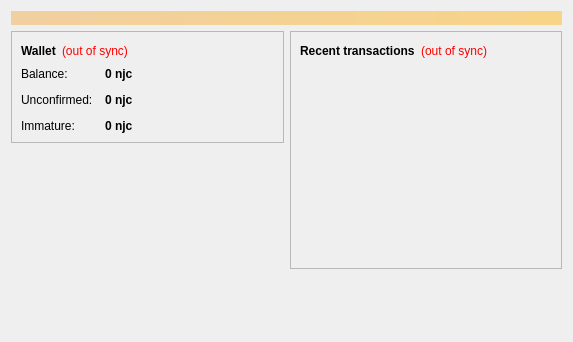
<?xml version="1.0" encoding="UTF-8"?>
<ui version="4.0">
 <class>OverviewPage</class>
 <widget class="QWidget" name="OverviewPage">
  <property name="geometry">
   <rect>
    <x>0</x>
    <y>0</y>
    <width>573</width>
    <height>342</height>
   </rect>
  </property>
  <property name="windowTitle">
   <string>Form</string>
  </property>
  <layout class="QVBoxLayout" name="topLayout">
   <item>
    <widget class="QLabel" name="labelAlerts">
     <property name="visible">
      <bool>false</bool>
     </property>
     <property name="styleSheet">
      <string notr="true">background-color: qlineargradient(x1: 0, y1: 0, x2: 1, y2: 0, stop:0 #F0D0A0, stop:1 #F8D488); color:#000000;</string>
     </property>
     <property name="wordWrap">
      <bool>true</bool>
     </property>
     <property name="margin">
      <number>3</number>
     </property>
    </widget>
   </item>
   <item>
    <layout class="QHBoxLayout" name="horizontalLayout" stretch="1,1">
     <item>
      <layout class="QVBoxLayout" name="verticalLayout_2">
       <item>
        <widget class="QFrame" name="frame">
         <property name="frameShape">
          <enum>QFrame::StyledPanel</enum>
         </property>
         <property name="frameShadow">
          <enum>QFrame::Raised</enum>
         </property>
         <layout class="QVBoxLayout" name="verticalLayout_4">
          <item>
           <layout class="QHBoxLayout" name="horizontalLayout_4">
            <item>
             <widget class="QLabel" name="label_5">
              <property name="font">
               <font>
                <weight>75</weight>
                <bold>true</bold>
               </font>
              </property>
              <property name="text">
               <string>Wallet</string>
              </property>
             </widget>
            </item>
            <item>
             <widget class="QLabel" name="labelWalletStatus">
              <property name="toolTip">
               <string>The displayed information may be out of date. Your wallet automatically synchronizes with the Ninjacoin network after a connection is established, but this process has not completed yet.</string>
              </property>
              <property name="styleSheet">
               <string notr="true">QLabel { color: red; }</string>
              </property>
              <property name="text">
               <string notr="true">(out of sync)</string>
              </property>
              <property name="alignment">
               <set>Qt::AlignLeading|Qt::AlignLeft|Qt::AlignVCenter</set>
              </property>
             </widget>
            </item>
            <item>
             <spacer name="horizontalSpacer_2">
              <property name="orientation">
               <enum>Qt::Horizontal</enum>
              </property>
              <property name="sizeHint" stdset="0">
               <size>
                <width>40</width>
                <height>20</height>
               </size>
              </property>
             </spacer>
            </item>
           </layout>
          </item>
          <item>
           <layout class="QFormLayout" name="formLayout_2">
            <property name="fieldGrowthPolicy">
             <enum>QFormLayout::AllNonFixedFieldsGrow</enum>
            </property>
            <property name="horizontalSpacing">
             <number>12</number>
            </property>
            <property name="verticalSpacing">
             <number>12</number>
            </property>
            <item row="0" column="0">
             <widget class="QLabel" name="label">
              <property name="text">
               <string>Balance:</string>
              </property>
             </widget>
            </item>
            <item row="0" column="1">
             <widget class="QLabel" name="labelBalance">
              <property name="font">
               <font>
                <weight>75</weight>
                <bold>true</bold>
               </font>
              </property>
              <property name="cursor">
               <cursorShape>IBeamCursor</cursorShape>
              </property>
              <property name="toolTip">
               <string>Your current balance</string>
              </property>
              <property name="text">
               <string notr="true">0 njc</string>
              </property>
              <property name="textInteractionFlags">
               <set>Qt::LinksAccessibleByMouse|Qt::TextSelectableByKeyboard|Qt::TextSelectableByMouse</set>
              </property>
             </widget>
            </item>
            <item row="1" column="0">
             <widget class="QLabel" name="label_3">
              <property name="text">
               <string>Unconfirmed:</string>
              </property>
             </widget>
            </item>
            <item row="1" column="1">
             <widget class="QLabel" name="labelUnconfirmed">
              <property name="font">
               <font>
                <weight>75</weight>
                <bold>true</bold>
               </font>
              </property>
              <property name="cursor">
               <cursorShape>IBeamCursor</cursorShape>
              </property>
              <property name="toolTip">
               <string>Total of transactions that have yet to be confirmed, and do not yet count toward the current balance</string>
              </property>
              <property name="text">
               <string notr="true">0 njc</string>
              </property>
              <property name="textInteractionFlags">
               <set>Qt::LinksAccessibleByMouse|Qt::TextSelectableByKeyboard|Qt::TextSelectableByMouse</set>
              </property>
             </widget>
            </item>
            <item row="2" column="0">
             <widget class="QLabel" name="labelImmatureText">
              <property name="text">
               <string>Immature:</string>
              </property>
             </widget>
            </item>
            <item row="2" column="1">
             <widget class="QLabel" name="labelImmature">
              <property name="font">
               <font>
                <weight>75</weight>
                <bold>true</bold>
               </font>
              </property>
              <property name="toolTip">
               <string>Mined balance that has not yet matured</string>
              </property>
              <property name="text">
               <string notr="true">0 njc</string>
              </property>
              <property name="textInteractionFlags">
               <set>Qt::LinksAccessibleByMouse|Qt::TextSelectableByKeyboard|Qt::TextSelectableByMouse</set>
              </property>
             </widget>
            </item>
           </layout>
          </item>
         </layout>
        </widget>
       </item>
       <item>
        <spacer name="verticalSpacer">
         <property name="orientation">
          <enum>Qt::Vertical</enum>
         </property>
         <property name="sizeHint" stdset="0">
          <size>
           <width>20</width>
           <height>40</height>
          </size>
         </property>
        </spacer>
       </item>
      </layout>
     </item>
     <item>
      <layout class="QVBoxLayout" name="verticalLayout_3">
       <item>
        <widget class="QFrame" name="frame_2">
         <property name="frameShape">
          <enum>QFrame::StyledPanel</enum>
         </property>
         <property name="frameShadow">
          <enum>QFrame::Raised</enum>
         </property>
         <layout class="QVBoxLayout" name="verticalLayout">
          <item>
           <layout class="QHBoxLayout" name="horizontalLayout_2">
            <item>
             <widget class="QLabel" name="label_4">
              <property name="text">
               <string>&lt;b&gt;Recent transactions&lt;/b&gt;</string>
              </property>
             </widget>
            </item>
            <item>
             <widget class="QLabel" name="labelTransactionsStatus">
              <property name="toolTip">
               <string>The displayed information may be out of date. Your wallet automatically synchronizes with the Ninjacoin network after a connection is established, but this process has not completed yet.</string>
              </property>
              <property name="styleSheet">
               <string notr="true">QLabel { color: red; }</string>
              </property>
              <property name="text">
               <string notr="true">(out of sync)</string>
              </property>
              <property name="alignment">
               <set>Qt::AlignRight|Qt::AlignTrailing|Qt::AlignVCenter</set>
              </property>
             </widget>
            </item>
            <item>
             <spacer name="horizontalSpacer">
              <property name="orientation">
               <enum>Qt::Horizontal</enum>
              </property>
              <property name="sizeHint" stdset="0">
               <size>
                <width>40</width>
                <height>20</height>
               </size>
              </property>
             </spacer>
            </item>
           </layout>
          </item>
          <item>
           <widget class="QListView" name="listTransactions">
            <property name="styleSheet">
             <string notr="true">QListView { background: transparent; }</string>
            </property>
            <property name="frameShape">
             <enum>QFrame::NoFrame</enum>
            </property>
            <property name="verticalScrollBarPolicy">
             <enum>Qt::ScrollBarAlwaysOff</enum>
            </property>
            <property name="horizontalScrollBarPolicy">
             <enum>Qt::ScrollBarAlwaysOff</enum>
            </property>
            <property name="selectionMode">
             <enum>QAbstractItemView::NoSelection</enum>
            </property>
           </widget>
          </item>
         </layout>
        </widget>
       </item>
       <item>
        <spacer name="verticalSpacer_2">
         <property name="orientation">
          <enum>Qt::Vertical</enum>
         </property>
         <property name="sizeHint" stdset="0">
          <size>
           <width>20</width>
           <height>40</height>
          </size>
         </property>
        </spacer>
       </item>
      </layout>
     </item>
    </layout>
   </item>
  </layout>
 </widget>
 <resources/>
 <connections/>
</ui>
